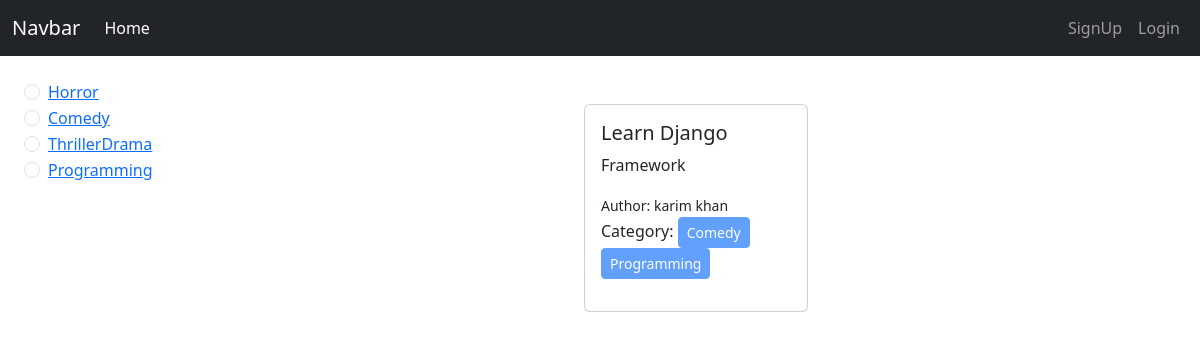
The page /category/comedy/ on the database its author committed.
### categories/models.py (models this page shows, shortened)
class Category(models.Model):
    name = models.CharField(max_length=20)
    slug = models.SlugField(max_length=100, unique=True, null=True, blank=True)

### posts/models.py (models this page shows)
class Post(models.Model):
    title = models.CharField(max_length=50)
    content = models.TextField()
    category = models.ManyToManyField(Category) # many to many relationship in posts and categories
    author = models.ForeignKey(User, on_delete=models.CASCADE) # many to one relationship
    def __str__(self):
        return self.title

### blog_project/views.py (the view)
# urls.py: path('', views.home, name='homepage'),
def home(request, category_slug = None):
    data = Post.objects.all()
    if category_slug is not None:
        category = Category.objects.get(slug = category_slug)
        data = Post.objects.filter(category = category)
    categories = Category.objects.all()
    print(data)
    return render(request, 'home.html', {'data':data, 'category' : categories})

### templates/home.html
{% extends "base.html" %}
{% block content %}
<div class="d-flex flex-wrap p-4">
<div class="col-2">
  {% for cat in category %}
  <div class="form-check">
    <input class="form-check-input" type="radio" name="category" id={{cat.id}}>
    <label class="form-check-label" for={{cat.id}}>
      <a href={% url "category_wise_post" cat.slug%}>{{cat.name}}</a>
    </label>
  </div>
  {% endfor %}
</div>
<div class="col-10">
  <div class="d-flex flex-wrap justify-content-center">
    {% for post in data %}
    <div class="col-sm-3 mt-3">
        <div class="card m-2">
          <div class="card-body">
            <h5 class="card-title">{{post.title}}</h5>
            <p class="card-text">{{post.content}}</p>
            <small>Author: {{post.author.first_name}} {{post.author.last_name}}</small><br>
            <p>Category:
                {% for cat in post.category.all %}
                <button class="btn btn-primary btn-sm" disabled="disabled">{{cat.name}}</button>
                {% endfor %}
            </p>
          </div>
        </div>
      </div>
    {% endfor %}
  </div>
</div>
</div>
{% endblock content %}

### rows shown on the page
Category: name "Horror"
Category: name "Comedy"
Category: name "ThrillerDrama"
Category: name "Programming"
Post: title "Learn Django", content "Framework", author.first_name "karim", author.last_name "khan"
